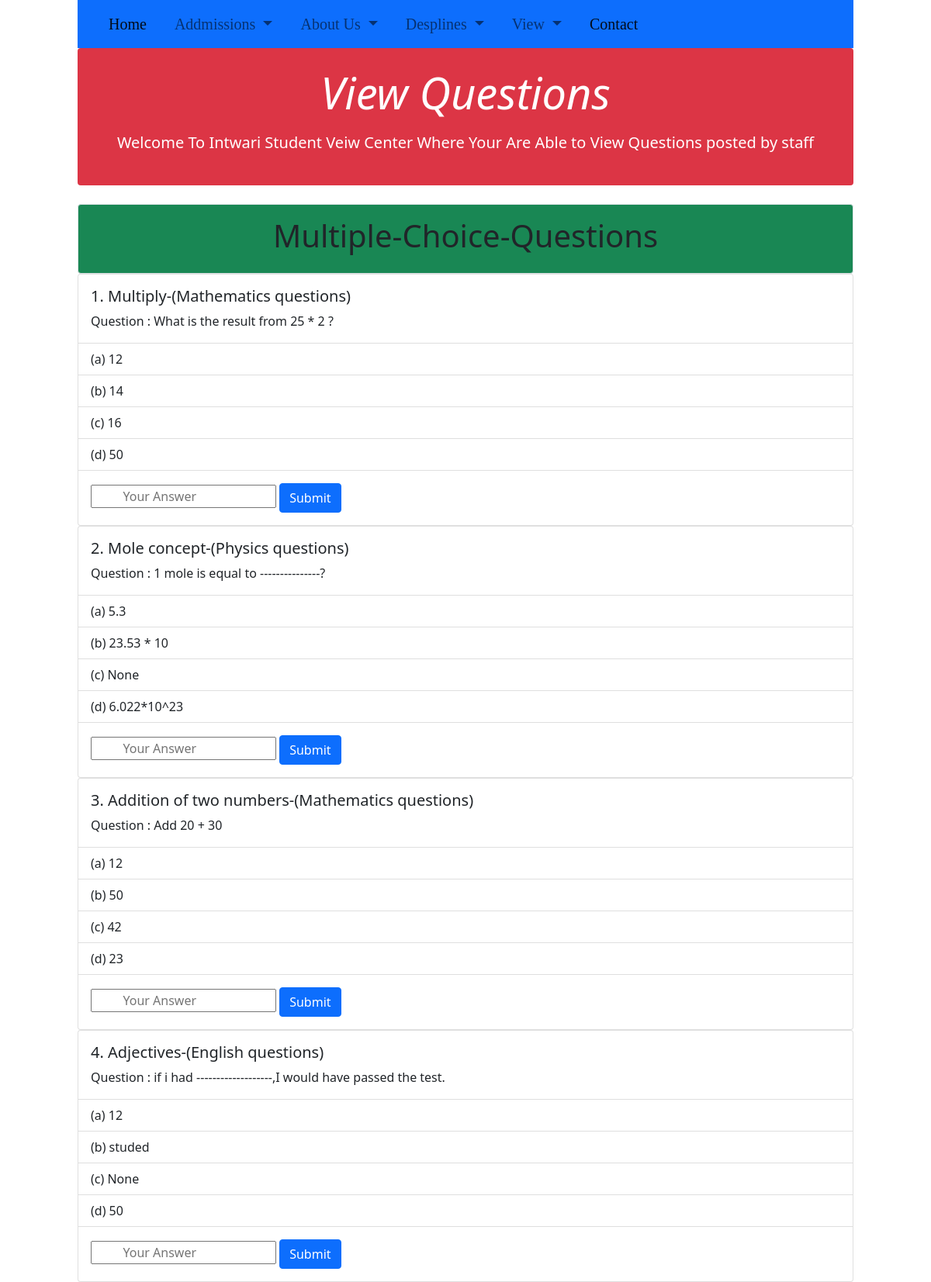
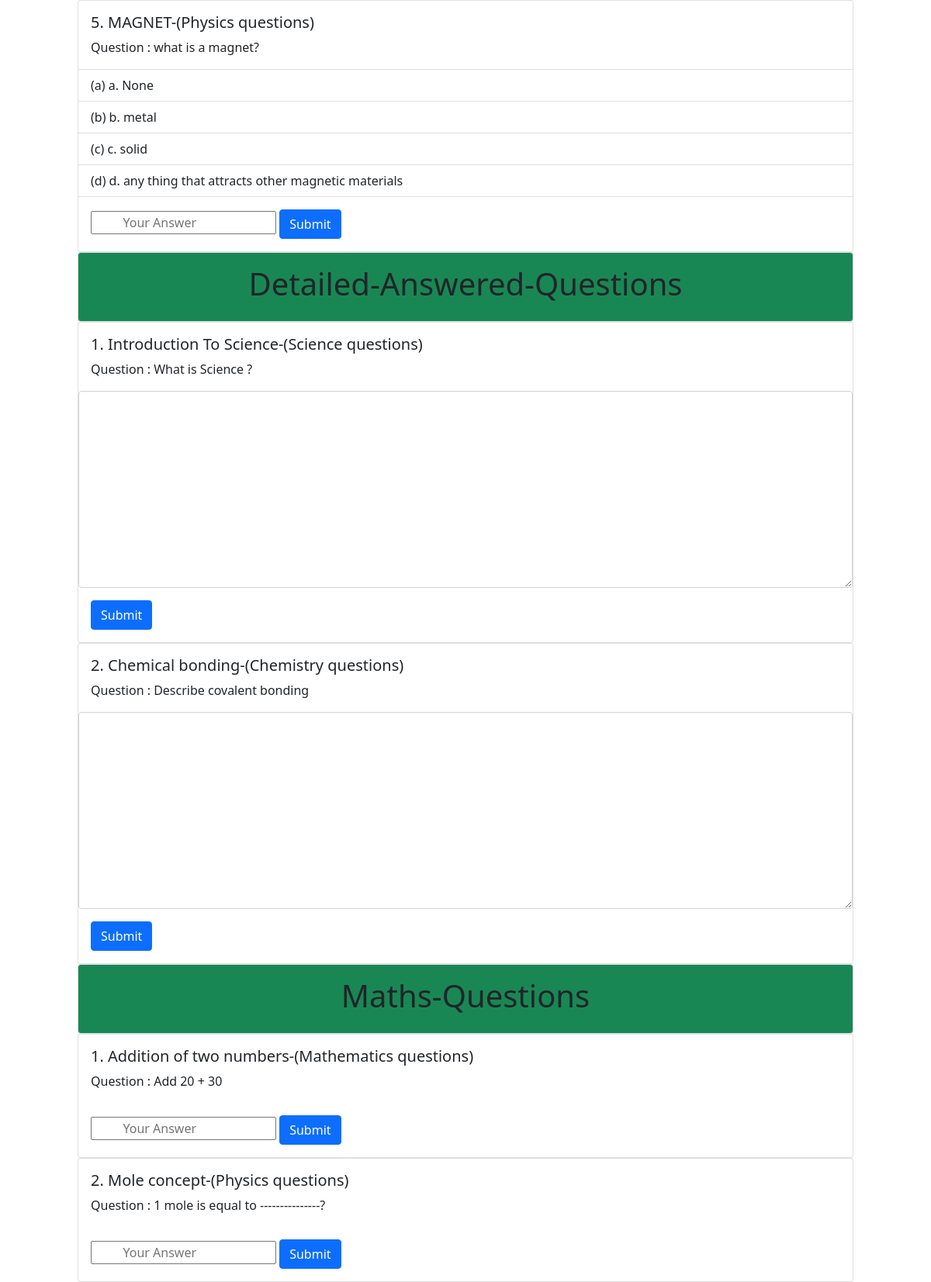
/view_questions/, run on the app's committed database (2 pictures, top to bottom).
### WebPage/models.py (models this page shows, shortened)
class multipleQuestion(models.Model):
    Question=models.ForeignKey(Question,on_delete=models.CASCADE)
    Option_1=models.CharField(max_length=1000)
    Option_2=models.CharField(max_length=1000)
    Option_3=models.CharField(max_length=1000)
    Option_4=models.CharField(max_length=1000)
    Answer=models.IntegerField(max_length=1000)

class Question(models.Model):
    author=models.ForeignKey(User,null=True,on_delete=models.CASCADE)
    Class=models.CharField(max_length=500)
    Subject=models.CharField(max_length=500)
    Topic=models.CharField(max_length=500)
    Question=models.TextField()
    date_posted=models.DateField(default=datetime.datetime.now())
    def __str__(self):
        return "Question : "+self.Question

class DetailQuestion(models.Model):
    Question=models.ForeignKey(Question,on_delete=models.CASCADE)
    Answer=models.TextField()

class MathQuestion(models.Model):
    Question=models.ForeignKey(Question,on_delete=models.CASCADE)
    Answer=models.IntegerField(max_length=1000)

### WebPage/views.py (the view)
# urls.py: path("view_questions/",views.view_questions,name="view-questions"),
def view_questions(request):
    qtns=multipleQuestion.objects.all()
    qtns2=DetailQuestion.objects.all()
    qtns3=MathQuestion.objects.all()
    cur=request.user
    if cur.is_superuser:
        user=True
    elif cur.is_staff:
        user=False
    else:
        user=None
    return render(request,"view_questions.html",{"qtns":qtns,"qtns2":qtns2,"qtns3":qtns3,"user":user})

### templates/view_questions.html (shortened to what this page needs)
{% load static %}
<!DOCTYPE html>
<html lang="en">
<head>
    <link rel="stylesheet" href="{% static 'css/bootstrap.min.css' %}">
</head>
<body>
    <div class="col-md-10 mx-auto col-lg-10">
        <nav class="navbar navbar-expand-lg navbar-light bg-primary">
          <div class="container-fluid">
            <div class="collapse navbar-collapse" id="navbarNavDropdown">
              <ul class="navbar-nav">
                <li class="nav-item">
                  <a class="nav-link active" aria-current="page" href="{% url 'home-pag' %}">Home</a>
                </li>
                <li class="nav-item">
                <li class="nav-item dropdown">
                  <a class="nav-link dropdown-toggle" href="#" id="navbarDropdownMenuLink" role="button" data-bs-toggle="dropdown" aria-expanded="false">
                    Addmissions
                  </a>
                </li>
                <li class="nav-item dropdown">
                  <a class="nav-link dropdown-toggle" href="#" id="navbarDropdownMenuLink" role="button" data-bs-toggle="dropdown" aria-expanded="false">
                    About Us
                  </a>
                </li>
                <li class="nav-item dropdown">
                  <a class="nav-link dropdown-toggle" href="#" id="navbarDropdownMenuLink" role="button" data-bs-toggle="dropdown" aria-expanded="false">
                    Desplines
                  </a>
                </li>
                <li class="nav-item dropdown">
                  <a class="nav-link dropdown-toggle" href="#" id="navbarDropdownMenuLink" role="button" data-bs-toggle="dropdown" aria-expanded="false">
                    View
                  </a>
                <li class="nav-item">
                  <a class="nav-link active" aria-current="page" href="#">Contact</a>
                </li>
              </ul>
            </div>
          </div>
        </nav>
      </div>
      <div class="p-4 p-md-4 mb-4 text-white rounded bg-danger col-md-10 col-lg-10 mx-auto" style="text-align: center;">
        <div class="col-md-16 px-10">
          <h1 class="display-4 fst-italic">View Questions</h1>
          <p class="lead my-3">Welcome To Intwari Student Veiw Center Where Your Are Able to View Questions posted by staff</p>
        </div>
        </div>
    <div class="col-md-10 mx-auto col-lg-10">
        {% if qtns %}
        <div class="col-md-10 mx-auto col-lg-8 w-100 bg-success border rounded p-md-3"><h1 class="text-center">Multiple-Choice-Questions</h1></div>
        {% for question in qtns %}
          <div class="col">
            <div class="card">
              <div class="card-body">
                <h5 class="card-title">{{forloop.counter}}. {{question.Question.Topic|capfirst}}-({{question.Question.Subject}} questions) </h5>
                <p class="card-text">{{question.Question}}</p>
              </div>
              <ul class="list-group list-group-flush">
                <li class="list-group-item">(a) {{question.Option_1}}</li>
                <li class="list-group-item">(b) {{question.Option_2}}</li>
                <li class="list-group-item">(c) {{question.Option_3}}</li>
                <li class="list-group-item">(d) {{question.Option_4}}</li>
              </ul>
              <div class="card-body">
                <input type="number" name="student_answer1" id="submit-choice-qtn" placeholder="         Your Answer" >
                <button type="button" class="btn btn-primary" name="btn1">Submit</button>
              </div>
            </div>
          </div>
          {% endfor %}
          {% endif %}
          {% if qtns2 %}
          <div class="col-md-10 mx-auto col-lg-8 w-100 bg-success border rounded p-md-3"><h1 class="text-center">Detailed-Answered-Questions</h1></div>
        {% for question in qtns2 %}
          <div class="col">
            <div class="card">
              <div class="card-body">
                <h5 class="card-title">{{forloop.counter}}. {{question.Question.Topic|capfirst}}-({{question.Question.Subject}} questions) </h5>
                <p class="card-text">{{question.Question}}</p>
              </div>
              <textarea name="" class="form-control" id="" cols="30" rows="10"></textarea>
              <div class="card-body">
                <button type="button" class="btn btn-primary">Submit</button>
              </div>
            </div>
          </div>
          {% endfor %}
          {% endif %}
          {% if qtns3 %}
          <div class="col-md-10 mx-auto col-lg-8 w-100 bg-success border rounded p-md-3"><h1 class="text-center">Maths-Questions</h1></div>
        {% for question in qtns3 %}
          <div class="col">
            <div class="card">
              <div class="card-body">
                <h5 class="card-title">{{forloop.counter}}. {{question.Question.Topic|capfirst}}-({{question.Question.Subject}} questions) </h5>
                <p class="card-text">{{question.Question}}</p>
              </div>
              <div class="card-body">
                <input type="number" name="student_answer" id="submit-maths-qtn" placeholder="         Your Answer" >
                <button type="button" class="btn btn-primary" id="" onclick="s()" >Submit</button>
              </div>
            </div>
          </div>
          {% endfor %}
          {% endif %}
    </div>
</body>
</html>

### templates/view_questions.html (style rules this page uses)
.nav-link { font-size: 20px; text-indent: 20px; font-family:Georgia, 'Times New Roman', Times, serif; }

### data on the page
multipleQuestion: Question.Topic "Multiply", Question.Subject "Mathematics", Question "Question : What is the result from 25 * 2 ?", Option_1 "12", Option_2 "14", Option_3 "16", Option_4 "50"
multipleQuestion: Question.Topic "Mole concept", Question.Subject "Physics", Question "Question : 1 mole is equal to ---------------?", Option_1 "5.3", Option_2 "23.53 * 10", Option_3 "None", Option_4 "6.022*10^23"
multipleQuestion: Question.Topic "Addition of two numbers", Question.Subject "Mathematics", Question "Question : Add 20 + 30", Option_1 "12", Option_2 "50", Option_3 "42", Option_4 "23"
multipleQuestion: Question.Topic "Adjectives", Question.Subject "English", Question "Question : if i had -------------------,I would have passed the test.", Option_1 "12", Option_2 "studed", Option_3 "None", Option_4 "50"
multipleQuestion: Question.Topic "MAGNET", Question.Subject "Physics", Question "Question : what is a magnet?", Option_1 "a. None", Option_2 "b. metal", Option_3 "c. solid", Option_4 "d. any thing that attracts other magnetic materials"
DetailQuestion: Question.Topic "Introduction To Science", Question.Subject "Science", Question "Question : What is Science ?"
DetailQuestion: Question.Topic "Chemical bonding", Question.Subject "Chemistry", Question "Question : Describe covalent bonding"
MathQuestion: Question.Topic "Addition of two numbers", Question.Subject "Mathematics", Question "Question : Add 20 + 30"
MathQuestion: Question.Topic "Mole concept", Question.Subject "Physics", Question "Question : 1 mole is equal to ---------------?"
